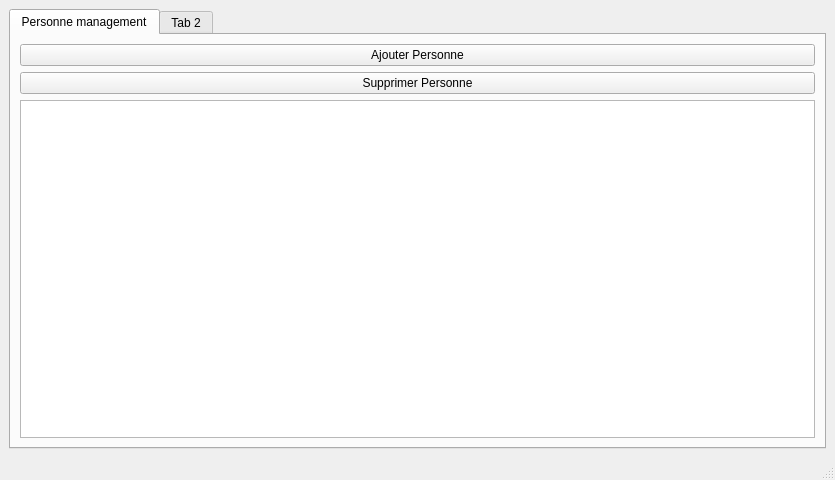
<?xml version="1.0" encoding="UTF-8"?>
<ui version="4.0">
 <class>MainWindow</class>
 <widget class="QMainWindow" name="MainWindow">
  <property name="geometry">
   <rect>
    <x>0</x>
    <y>0</y>
    <width>835</width>
    <height>480</height>
   </rect>
  </property>
  <property name="windowTitle">
   <string>MainWindow</string>
  </property>
  <widget class="QWidget" name="centralwidget">
   <layout class="QVBoxLayout" name="verticalLayout">
    <item>
     <widget class="QTabWidget" name="tabWidget">
      <property name="currentIndex">
       <number>0</number>
      </property>
      <widget class="QWidget" name="tab">
       <attribute name="title">
        <string>Personne management</string>
       </attribute>
       <layout class="QVBoxLayout" name="verticalLayout_2">
        <item>
         <widget class="QPushButton" name="ajoutePer">
          <property name="text">
           <string>Ajouter Personne</string>
          </property>
         </widget>
        </item>
        <item>
         <widget class="QPushButton" name="supPer">
          <property name="text">
           <string>Supprimer Personne</string>
          </property>
         </widget>
        </item>
        <item>
         <widget class="QTableView" name="tablePer">
          <property name="selectionMode">
           <enum>QAbstractItemView::SingleSelection</enum>
          </property>
          <property name="selectionBehavior">
           <enum>QAbstractItemView::SelectRows</enum>
          </property>
         </widget>
        </item>
       </layout>
      </widget>
      <widget class="QWidget" name="tab_2">
       <attribute name="title">
        <string>Tab 2</string>
       </attribute>
      </widget>
     </widget>
    </item>
   </layout>
  </widget>
  <widget class="QMenuBar" name="menubar">
   <property name="geometry">
    <rect>
     <x>0</x>
     <y>0</y>
     <width>835</width>
     <height>21</height>
    </rect>
   </property>
  </widget>
  <widget class="QStatusBar" name="statusbar"/>
 </widget>
 <resources/>
 <connections/>
</ui>
